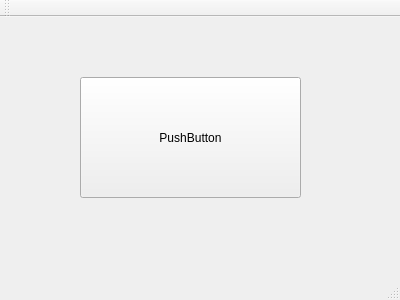
<?xml version="1.0" encoding="UTF-8"?>
<ui version="4.0">
 <class>MainWindow</class>
 <widget class="QMainWindow" name="MainWindow">
  <property name="geometry">
   <rect>
    <x>0</x>
    <y>0</y>
    <width>400</width>
    <height>300</height>
   </rect>
  </property>
  <property name="windowTitle">
   <string>MainWindow</string>
  </property>
  <widget class="QWidget" name="centralWidget">
   <widget class="QPushButton" name="pushButton">
    <property name="geometry">
     <rect>
      <x>80</x>
      <y>60</y>
      <width>221</width>
      <height>121</height>
     </rect>
    </property>
    <property name="text">
     <string>PushButton</string>
    </property>
   </widget>
  </widget>
  <widget class="QMenuBar" name="menuBar">
   <property name="geometry">
    <rect>
     <x>0</x>
     <y>0</y>
     <width>400</width>
     <height>21</height>
    </rect>
   </property>
  </widget>
  <widget class="QToolBar" name="mainToolBar">
   <attribute name="toolBarArea">
    <enum>TopToolBarArea</enum>
   </attribute>
   <attribute name="toolBarBreak">
    <bool>false</bool>
   </attribute>
  </widget>
  <widget class="QStatusBar" name="statusBar"/>
  <action name="actiondialogOpener">
   <property name="text">
    <string>dialogOpener</string>
   </property>
  </action>
 </widget>
 <layoutdefault spacing="6" margin="11"/>
 <resources/>
 <connections/>
</ui>
